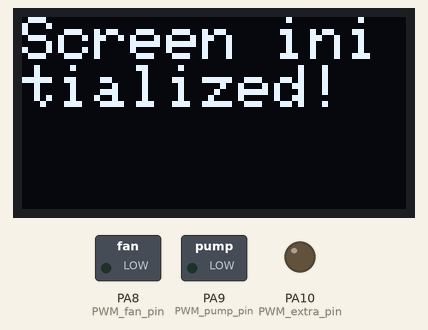
Bench run of a sketch on a simulated STM32 Blue Pill. Parts: 128×64 one-colour display, switched loads named in the sketch (green lamp = pin HIGH), output pins drawn as LEDs (lit = HIGH).

Above: at 0.1 s.
At 0.6 s:
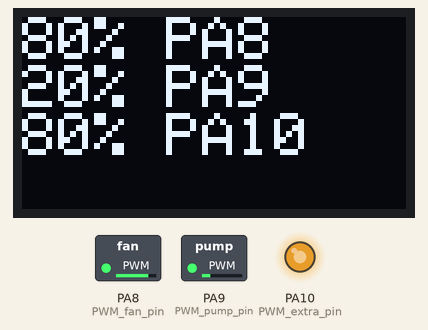
At 5.7 s:
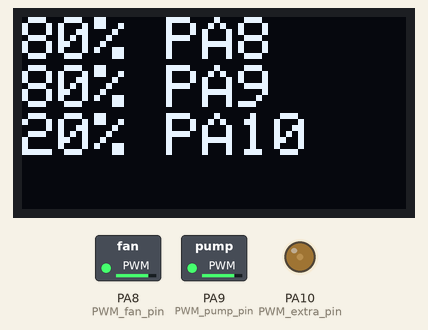
Timing chart, 0 to 37.3 s (numbered marks = the images above):
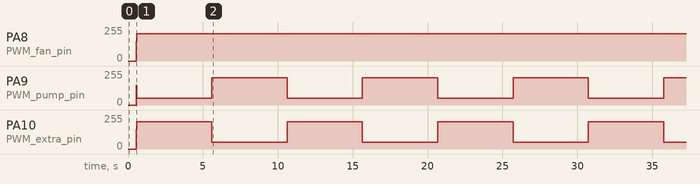

Measured:
- by itself, PA8 (PWM_fan_pin): 150/255 → 204/255 at 0.58 s
- by itself, PA9 (PWM_pump_pin), PA10 (PWM_extra_pin): alternates 204/255 for 5.0 s and 51/255 for 5.0 s
- what the display in image 1 shows lasts 5.0 s, from 0.6 s to 5.6 s

The sketch:

FanControl_V2.ino
```cpp
#include <Wire.h>
#include <Adafruit_GFX.h>
#include <Adafruit_SSD1306.h>

#define I2C_ADDRESS 0x3C
#define SCREEN_WIDTH 128 // OLED display width, in pixels
#define SCREEN_HEIGHT 64 // OLED display height, in pixels
#define OLED_RESET     4 // Reset pin # (or -1 if sharing Arduino reset pin)
Adafruit_SSD1306 _display(SCREEN_WIDTH, SCREEN_HEIGHT, &Wire, OLED_RESET);

#define PWM_fan_pin  PA8
#define PWM_pump_pin  PA9
#define PWM_extra_pin  PA10
#define Temp_pin  PA1
byte PWM_fan;
byte PWM_pump;
int value_ADC_temp;
float R_ADC_temp;
float temp_lookup [71] = {27.743, 26.533, 25.385, 24.296, 23.262, 22.279, 21.346, 20.459, 19.615, 18.811, 18.047, 17.318, 16.624, 15.962, 15.331, 14.729, 14.154, 13.605, 13.081, 12.580, 12.101, 11.643, 11.205, 10.786, 10.384, 10.000, 9.639, 9.291, 8.955, 8.630, 8.318, 8.017, 7.728, 7.450, 7.183, 6.927, 6.682, 6.446, 6.221, 6.004, 5.797, 5.598, 5.407, 5.224, 5.049, 4.881, 4.720, 4.565, 4.416, 4.273, 4.136, 4.004, 3.876, 3.754, 3.636, 3.522, 3.413, 3.307, 3.205, 3.106, 3.010, 2.916, 2.826, 2.739, 2.656, 2.576, 2.499, 2.426, 2.359, 2.286, 2.220};  //R_tempsensor in kOhm, für 0-70°C
float R_VDiv = 9.88; //Widerstand für den Spannungsteiler 9,88kOhm
int i;

void setup() {
  // Serieller Monitor Init
  //Serial.begin(115200);//(9600);
  // Startet OLED Display
  if (!_display.begin(SSD1306_SWITCHCAPVCC, 0x3C)) { // Address 0x3C for 128x64
    //Serial.println(F("SSD1306 allocation failed"));
    for (;;); // Don't proceed, loop forever
  }
  // Display Initialisierung
  _display.clearDisplay();
  _display.setTextSize(2);
  _display.setTextColor(WHITE, BLACK);
  _display.setCursor(0, 0);
  _display.println("Screen initialized!");
  _display.display();
  delay(500);
  _display.clearDisplay();


  // Fan Setup
  pinMode(PWM_fan_pin, OUTPUT_OPEN_DRAIN);
  pinMode(PWM_pump_pin, OUTPUT_OPEN_DRAIN);
  pinMode(PWM_extra_pin, OUTPUT_OPEN_DRAIN);
  analogWriteFrequency(25000);
  analogWrite(PWM_fan_pin, 150);  //58,8% Start Wert
  analogWrite(PWM_pump_pin, 150); //58,8%
  analogWrite(PWM_extra_pin, 150); //58,8%


}

void loop() {

  _display.clearDisplay();
  _display.setCursor(0, 0);
  _display.println("80% PA8");
  _display.println("20% PA9");
  _display.println("80% PA10");
  _display.display();
  analogWrite(PWM_fan_pin, 204);
  analogWrite(PWM_pump_pin, 51);
  analogWrite(PWM_extra_pin, 204);
  delay(5000);

  _display.clearDisplay();
  _display.setCursor(0, 0);
  _display.println("80% PA8");
  _display.println("80% PA9");
  _display.println("20% PA10");
  _display.display();
  analogWrite(PWM_fan_pin, 204);
  analogWrite(PWM_pump_pin, 204);
  analogWrite(PWM_extra_pin, 51);
  delay(5000);


}
```
